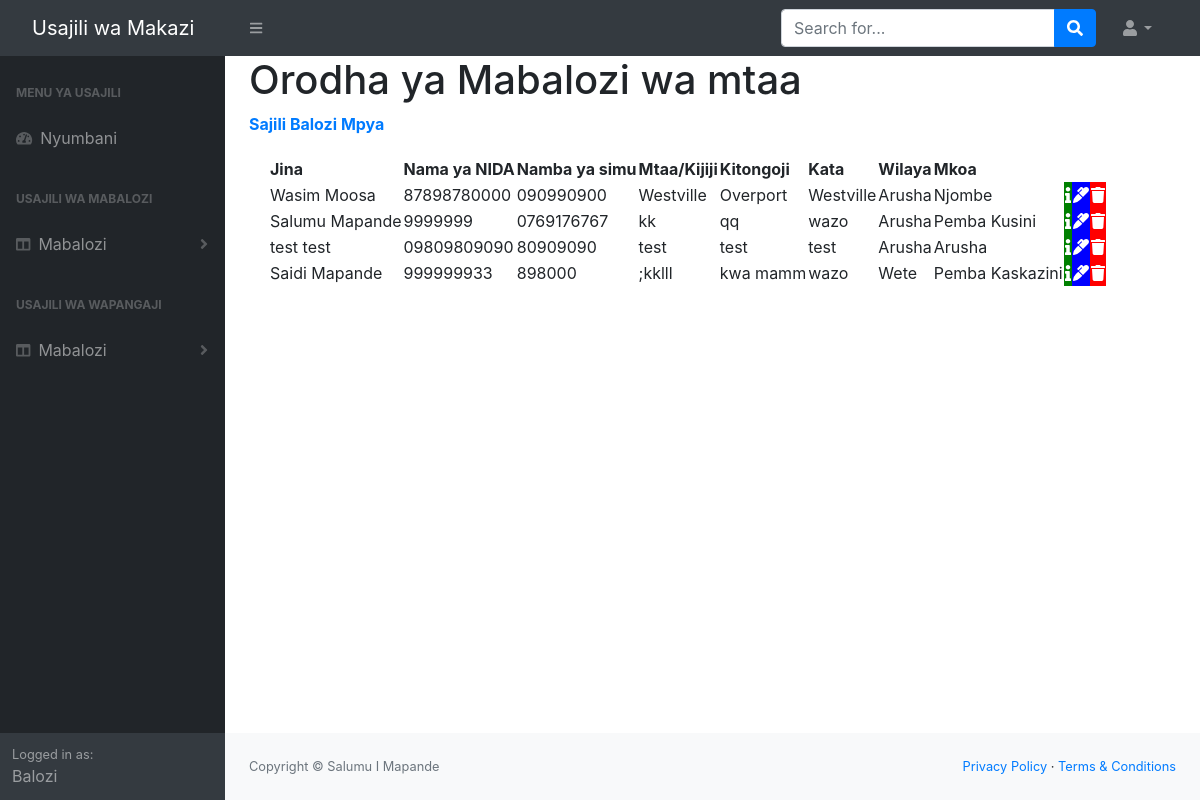
The app's page /balozi, older data.
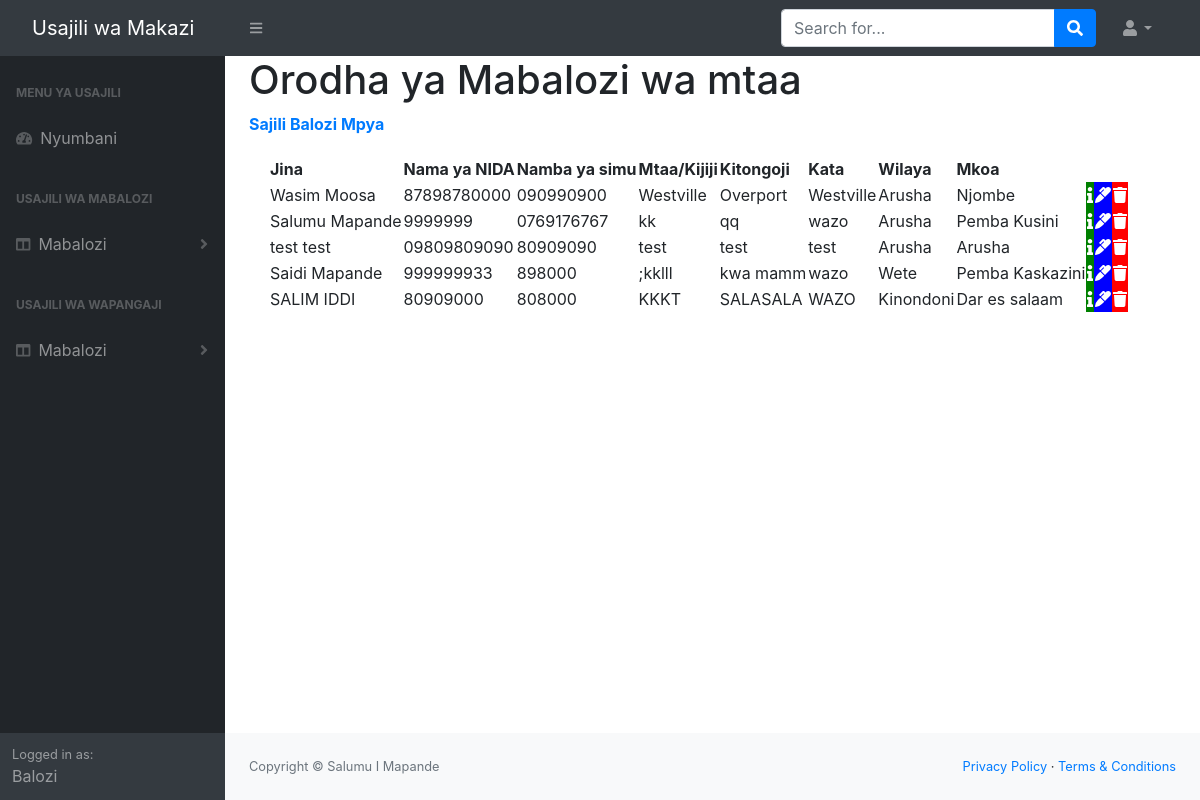
The same page, newer data.
### baloziapp/models.py (models this page shows)
class Balozi(db.Model):
    __tablename__ = 'balozi'
    id = db.Column(db.Integer(), primary_key=True)
    name = db.Column(db.String(length=50), nullable = False)
    surname = db.Column(db.String(length=50), nullable = False)
    nida = db.Column(db.String(length=30), nullable =False)
    street = db.Column(db.String(length=50), nullable = False)
    neighborhood = db.Column(db.String(length=50), nullable = False)#kitongoji
    county =  db.Column(db.String(length=50), nullable=False) #kata
    district_id = db.Column(db.Integer(), db.ForeignKey('district.id'))#wilaya
    district = db.Column(db.String(), nullable=False)
    region_id = db.Column(db.Integer(), db.ForeignKey('region.id'))#Mkoa
    region = db.Column(db.String(length=50), nullable=False)
    phonenumber = db.Column(db.String(length=15), nullable = True)

class District(db.Model):
    __tablename__ = 'district'
    id = db.Column(db.Integer(), primary_key=True)
    districtname = db.Column(db.String(length=50), nullable = False)
    region_id = db.Column(db.Integer(), db.ForeignKey('region.id'))

class Region(db.Model):
    __tablename__ = 'region'
    id = db.Column(db.Integer(), primary_key=True)
    regionname = db.Column(db.String(length=50), nullable = False)

### baloziapp/routes.py (the view)
@app.route('/balozi')
def balozi_page():
     results = db.session.query(Balozi, District, Region).filter(Balozi.district_id==District.id, Balozi.region_id == Region.id).add_columns(Balozi.id, Balozi.name,Balozi.surname,Balozi.nida,Balozi.phonenumber, Balozi.street, Balozi.neighborhood ,Balozi.county, District.id, District.districtname, Region.id, Region.regionname)
     return render_template('balozi.html', results = results)

### baloziapp/templates/balozi.html (shortened to what this page needs)
{% extends 'base.html' %}
{% block content %}
<div class="content-heading"><h1>Orodha ya Mabalozi wa mtaa</h1></div>
<a class="content-heading" href="{{ url_for('create_balozi_page') }}" style="text-decoration: none;"><b>Sajili Balozi Mpya</b></a>
<div class="card-body">
    <table id="datatablesSimple">
        <thead>
            <tr>
                <th>Jina </th>
                <th>Nama ya NIDA</th>
                <th>Namba ya simu</th>
                <th>Mtaa/Kijiji</th>
                <th>Kitongoji</th>
                <th>Kata</th>
                <th>Wilaya</th>
                <th>Mkoa</th>
                <th></th>
                <th></th>
                <th></th>
            </tr>
        </thead>
        <tbody>
            {% for result in results %}
            <tr>
                <td>{{ result.name +' '+ result.surname }}</td>
                <td>{{ result.nida }}</td>
                <td>{{ result.phonenumber }}</td>
                <td>{{ result.street }}</td>
                <td>{{ result.neighborhood }}</td>
                <td>{{ result.county }}</td>
                <td>{{ result.districtname }}</td>
                <td>{{ result.regionname }}</td>
                <td style="background-color: green;"><a href="/balozi_details/{{ result.Balozi.id }}" ><span class="fa fa-info" style="font-size: 16px; color: white;" data-bs-toggle="tooltip" data-bs-placement="top" title="Taarifa"></span></a> </td>
                <td style="background-color: blue;"><a href="/update_balozi/{{ result.Balozi.id }}"> <span class="fa fa-marker" style='font-size:16px;color:white;' color="&#xf044;" data-bs-toggle="tooltip" data-bs-placement="top" title="Badili"></span></a> </td>
                <td style="background-color: red;"><a href="/confirm_delete/{{ result.Balozi.id }}"> <span class="fa fa-trash" style='font-size:16px;color:white;' data-bs-toggle="tooltip" data-bs-placement="top" title="Futa"></span></a> </td>
            </tr>
            {% endfor %}
        </tbody>
    </table>
 </div>
{% endblock %}

### baloziapp/templates/base.html (shortened to what this page needs)
<!DOCTYPE html>
<html lang="en">
    <head>
        <link href="{{url_for('static', filename='css/styles.css')}}" rel="stylesheet" />
        <link rel="stylesheet" href="//code.jquery.com/ui/1.13.0/themes/base/jquery-ui.css">
        <link rel="stylesheet" href="https://maxcdn.bootstrapcdn.com/bootstrap/4.0.0-beta/css/bootstrap.min.css">
        <link type="stylesheet" href="https://cdnjs.cloudflare.com/ajax/libs/bootstrap-datetimepicker/4.17.47/css/bootstrap-datetimepicker.min.css">
    </head>
    <body>
        <nav class="sb-topnav navbar navbar-expand navbar-dark bg-dark">
            <a class="navbar-brand ps-3" href="index.html">Usajili wa Makazi</a>
            <button class="btn btn-link btn-sm order-1 order-lg-0 me-4 me-lg-0" id="sidebarToggle" href="#!"><i class="fas fa-bars"></i></button>
            <form class="d-none d-md-inline-block form-inline ms-auto me-0 me-md-3 my-2 my-md-0">
                <div class="input-group">
                    <input class="form-control" type="text" placeholder="Search for..." aria-label="Search for..." aria-describedby="btnNavbarSearch" />
                    <button class="btn btn-primary" id="btnNavbarSearch" type="button"><i class="fas fa-search"></i></button>
                </div>
            </form>
            <ul class="navbar-nav ms-auto ms-md-0 me-3 me-lg-4">
                <li class="nav-item dropdown">
                    <a class="nav-link dropdown-toggle" id="navbarDropdown" href="#" role="button" data-bs-toggle="dropdown" aria-expanded="false"><i class="fas fa-user fa-fw"></i></a>
                </li>
            </ul>
        </nav>
        <div id="layoutSidenav">
            <div id="layoutSidenav_nav">
                <nav class="sb-sidenav accordion sb-sidenav-dark" id="sidenavAccordion">
                    <div class="sb-sidenav-menu">
                        <div class="nav">
                            <div class="sb-sidenav-menu-heading">Menu ya Usajili</div>
                            <a class="nav-link" href="{{url_for('home_page')}}">
                                <div class="sb-nav-link-icon"><i class="fas fa-tachometer-alt"></i></div>
                                Nyumbani
                            </a>
                            <div class="sb-sidenav-menu-heading">Usajili wa Mabalozi</div>
                            <a class="nav-link collapsed" href="#" data-bs-toggle="collapse" data-bs-target="#collapseLayouts" aria-expanded="false" aria-controls="collapseLayouts">
                                <div class="sb-nav-link-icon"><i class="fas fa-columns"></i></div>
                                Mabalozi
                                <div class="sb-sidenav-collapse-arrow"><i class="fas fa-angle-down"></i></div>
                            </a>
                            <div class="sb-sidenav-menu-heading">Usajili wa Wapangaji</div>
                            <a class="nav-link collapsed" href="#" data-bs-toggle="collapse" data-bs-target="#collapseLayouts2" aria-expanded="false" aria-controls="collapseLayouts2">
                                <div class="sb-nav-link-icon"><i class="fas fa-columns"></i></div>
                                Mabalozi
                                <div class="sb-sidenav-collapse-arrow"><i class="fas fa-angle-down"></i></div>
                            </a>
                        </div>
                    </div>
                    <div class="sb-sidenav-footer">
                        <div class="small">Logged in as:</div>
                        Balozi
                    </div>
                </nav>
            </div>
            <div id="layoutSidenav_content">
                <main>
                    <div class="container-fluid px-4">
                        {% block content %}
                        {% endblock%}
                    </div>
                </main>
                <footer class="py-4 bg-light mt-auto">
                    <div class="container-fluid px-4">
                        <div class="d-flex align-items-center justify-content-between small">
                            <div class="text-muted">Copyright &copy; Salumu I Mapande</div>
                            <div>
                                <a href="#">Privacy Policy</a>
                                &middot;
                                <a href="#">Terms &amp; Conditions</a>
                            </div>
                        </div>
                    </div>
                </footer>
            </div>
        </div>
    </body>
</html>

Row changes from the older to the newer data that the page shows:
added Balozi: name+surname "SALIM IDDI", nida "80909000", phonenumber "808000", street "KKKT", neighborhood "SALASALA", county "WAZO", districtname "Kinondoni", regionname "Dar es salaam"
